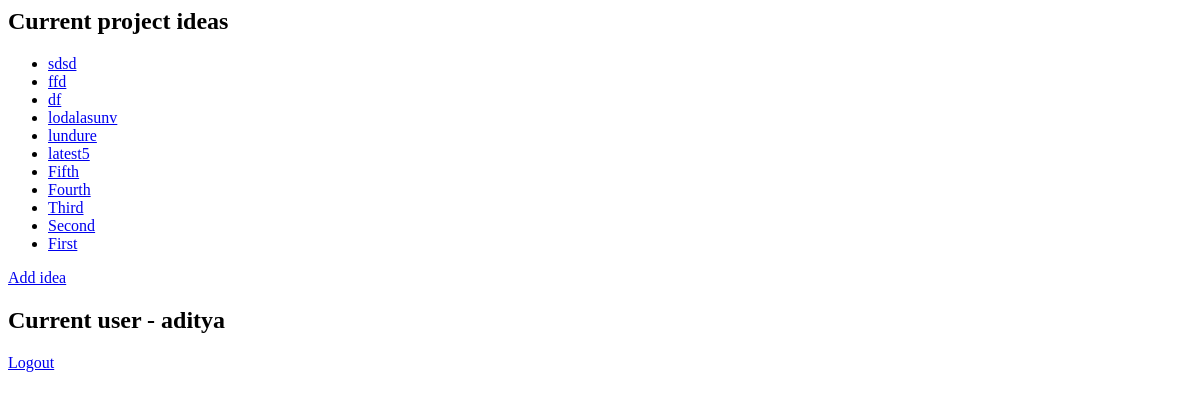
The page /ideas/ (signed in) on the database as committed earlier.
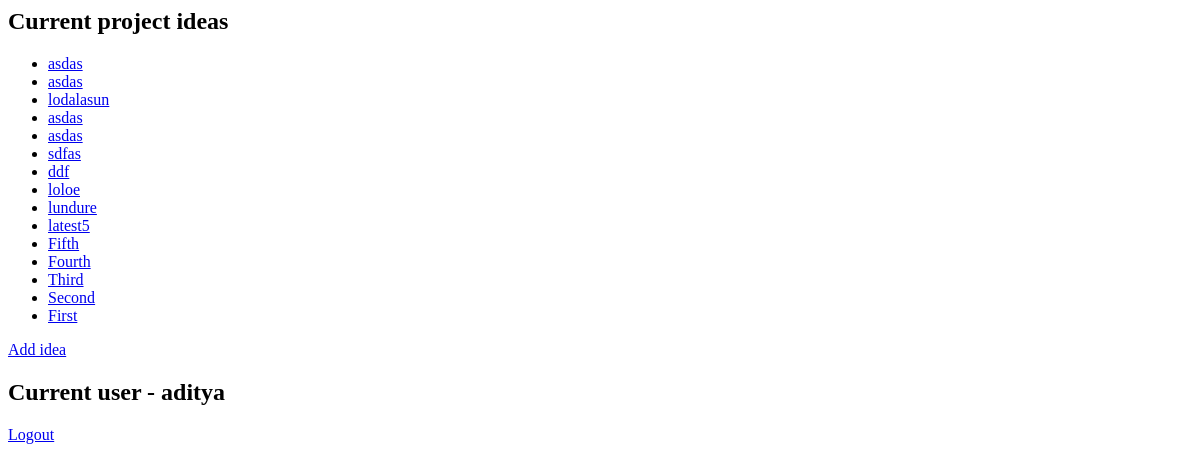
The same page on the database as committed later.
### ideas/models.py (models this page shows, shortened)
class Idea(models.Model):
	user = models.ForeignKey(settings.AUTH_USER_MODEL, on_delete=models.CASCADE)
	idea_text = models.CharField(max_length=200)
	votes = models.IntegerField(default=0)
	pub_date = models.DateTimeField(default = now)

### ideas/views.py (the view)
# urls.py: path('', views.ideas_view, name='ideas_home'),
@login_required(login_url=reverse_lazy('ideas:login'))
def ideas_view(request):
	ideas_list = Idea.objects.order_by('-pub_date')
	return render(request, 'ideas/ideas_list.html', {'ideas_list': ideas_list})

### ideas/templates/ideas/ideas_list.html
<h2>Current project ideas</h2>
{% if ideas_list %}
	<ul>
	{% for idea in ideas_list %}
		<li><a href="{% url 'ideas:detail' idea.id %}">{{ idea.idea_text }}</a></li>
	{% endfor %}
	</ul>
{% else %}
	<p>Out of ideas</p>
{% endif %}
<a href="{% url 'ideas:add_idea' %}">Add idea</a>
<h2>Current user - {{ user.username }}</h2>
<a href="{% url 'ideas:logout' %}">Logout</a>

Rows that differ between the two databases and show on the page:
removed Idea: idea_text "sdsd"
removed Idea: idea_text "ffd"
removed Idea: idea_text "df"
removed Idea: idea_text "lodalasunv"
added Idea: idea_text "asdas"
added Idea: idea_text "asdas"
added Idea: idea_text "lodalasun"
added Idea: idea_text "asdas"
added Idea: idea_text "asdas"
added Idea: idea_text "sdfas"
added Idea: idea_text "ddf"
added Idea: idea_text "loloe"
